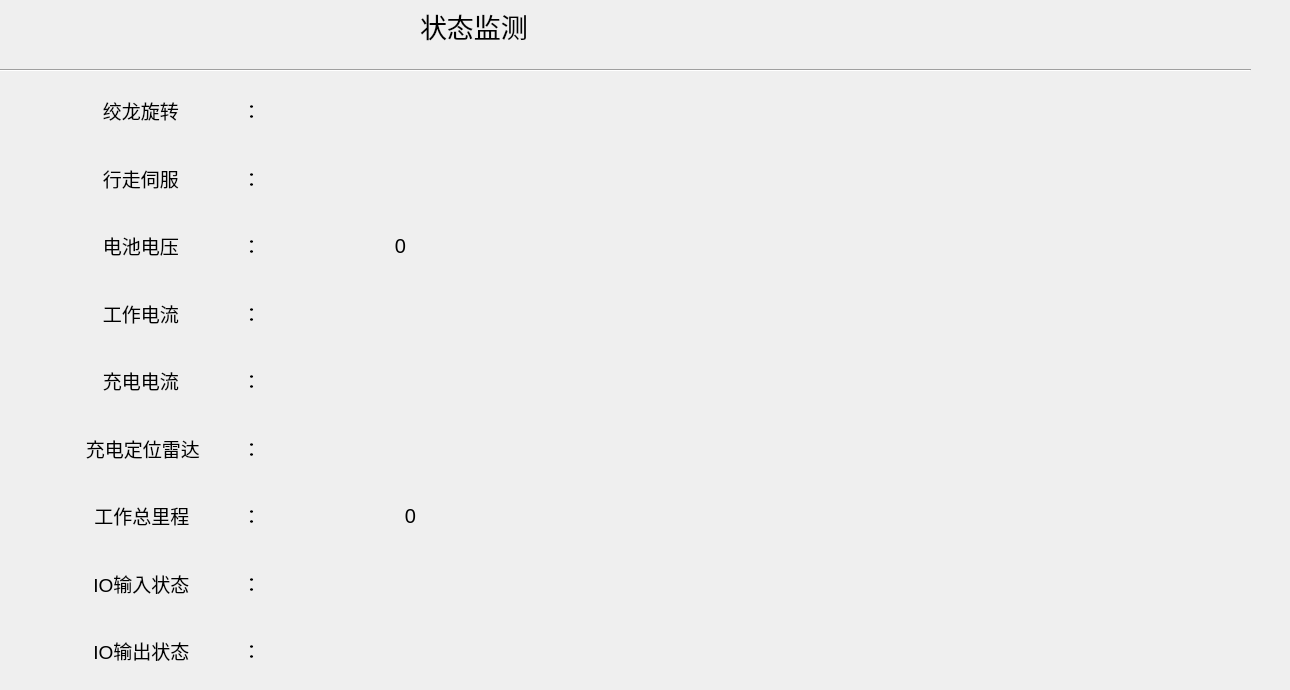
   <widget class="QWidget" name="page_4">
    <widget class="QWidget" name="layoutWidget_4">
     <property name="geometry">
      <rect>
       <x>50</x>
       <y>80</y>
       <width>211</width>
       <height>601</height>
      </rect>
     </property>
     <layout class="QVBoxLayout" name="verticalLayout_3">
      <item>
       <widget class="QLabel" name="mode_19">
        <property name="font">
         <font>
          <pointsize>14</pointsize>
          <kerning>true</kerning>
         </font>
        </property>
        <property name="text">
         <string>绞龙旋转            ：</string>
        </property>
        <property name="alignment">
         <set>Qt::AlignRight|Qt::AlignTrailing|Qt::AlignVCenter</set>
        </property>
       </widget>
      </item>
      <item>
       <widget class="QLabel" name="mode_20">
        <property name="font">
         <font>
          <pointsize>14</pointsize>
          <kerning>true</kerning>
         </font>
        </property>
        <property name="text">
         <string>行走伺服            ：</string>
        </property>
        <property name="alignment">
         <set>Qt::AlignRight|Qt::AlignTrailing|Qt::AlignVCenter</set>
        </property>
       </widget>
      </item>
      <item>
       <widget class="QLabel" name="mode_21">
        <property name="font">
         <font>
          <pointsize>14</pointsize>
          <kerning>true</kerning>
         </font>
        </property>
        <property name="text">
         <string>电池电压            ：</string>
        </property>
        <property name="alignment">
         <set>Qt::AlignRight|Qt::AlignTrailing|Qt::AlignVCenter</set>
        </property>
       </widget>
      </item>
      <item>
       <widget class="QLabel" name="mode_22">
        <property name="font">
         <font>
          <pointsize>14</pointsize>
          <kerning>true</kerning>
         </font>
        </property>
        <property name="text">
         <string>工作电流            ：</string>
        </property>
        <property name="alignment">
         <set>Qt::AlignRight|Qt::AlignTrailing|Qt::AlignVCenter</set>
        </property>
       </widget>
      </item>
      <item>
       <widget class="QLabel" name="mode_23">
        <property name="font">
         <font>
          <pointsize>14</pointsize>
          <kerning>true</kerning>
         </font>
        </property>
        <property name="text">
         <string>充电电流            ：</string>
        </property>
        <property name="alignment">
         <set>Qt::AlignRight|Qt::AlignTrailing|Qt::AlignVCenter</set>
        </property>
       </widget>
      </item>
      <item>
       <widget class="QLabel" name="mode_26">
        <property name="font">
         <font>
          <pointsize>14</pointsize>
          <kerning>true</kerning>
         </font>
        </property>
        <property name="text">
         <string>充电定位雷达        ：</string>
        </property>
        <property name="alignment">
         <set>Qt::AlignRight|Qt::AlignTrailing|Qt::AlignVCenter</set>
        </property>
       </widget>
      </item>
      <item>
       <widget class="QLabel" name="route_textEdit">
        <property name="font">
         <font>
          <pointsize>14</pointsize>
          <kerning>true</kerning>
         </font>
        </property>
        <property name="text">
         <string>工作总里程          ：</string>
        </property>
        <property name="alignment">
         <set>Qt::AlignRight|Qt::AlignTrailing|Qt::AlignVCenter</set>
        </property>
       </widget>
      </item>
      <item>
       <widget class="QLabel" name="mode_29">
        <property name="font">
         <font>
          <pointsize>14</pointsize>
          <kerning>true</kerning>
         </font>
        </property>
        <property name="text">
         <string>IO输入状态          ：</string>
        </property>
        <property name="alignment">
         <set>Qt::AlignRight|Qt::AlignTrailing|Qt::AlignVCenter</set>
        </property>
       </widget>
      </item>
      <item>
       <widget class="QLabel" name="mode_30">
        <property name="font">
         <font>
          <pointsize>14</pointsize>
          <kerning>true</kerning>
         </font>
        </property>
        <property name="text">
         <string>IO输出状态          ：</string>
        </property>
        <property name="alignment">
         <set>Qt::AlignRight|Qt::AlignTrailing|Qt::AlignVCenter</set>
        </property>
       </widget>
      </item>
     </layout>
    </widget>
    <widget class="QLabel" name="Mainwindows_7">
     <property name="geometry">
      <rect>
       <x>420</x>
       <y>10</y>
       <width>111</width>
       <height>31</height>
      </rect>
     </property>
     <property name="font">
      <font>
       <pointsize>20</pointsize>
      </font>
     </property>
     <property name="text">
      <string>状态监测</string>
     </property>
    </widget>
    <widget class="Line" name="line">
     <property name="geometry">
      <rect>
       <x>-30</x>
       <y>60</y>
       <width>1281</width>
       <height>20</height>
      </rect>
     </property>
     <property name="orientation">
      <enum>Qt::Horizontal</enum>
     </property>
    </widget>
    <widget class="QLabel" name="route_label">
     <property name="geometry">
      <rect>
       <x>310</x>
       <y>490</y>
       <width>201</width>
       <height>51</height>
      </rect>
     </property>
     <property name="font">
      <font>
       <pointsize>15</pointsize>
      </font>
     </property>
     <property name="text">
      <string>0</string>
     </property>
     <property name="alignment">
      <set>Qt::AlignCenter</set>
     </property>
    </widget>
    <widget class="QLabel" name="volts_label_2">
     <property name="geometry">
      <rect>
       <x>300</x>
       <y>220</y>
       <width>201</width>
       <height>51</height>
      </rect>
     </property>
     <property name="font">
      <font>
       <pointsize>15</pointsize>
      </font>
     </property>
     <property name="text">
      <string>0</string>
     </property>
     <property name="alignment">
      <set>Qt::AlignCenter</set>
     </property>
    </widget>
   </widget>
